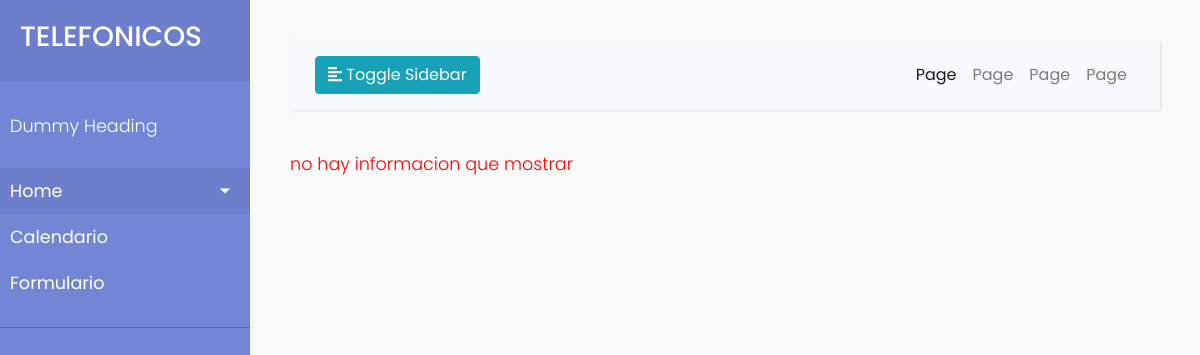
Before: /here/usuarios/5 with the older database file.
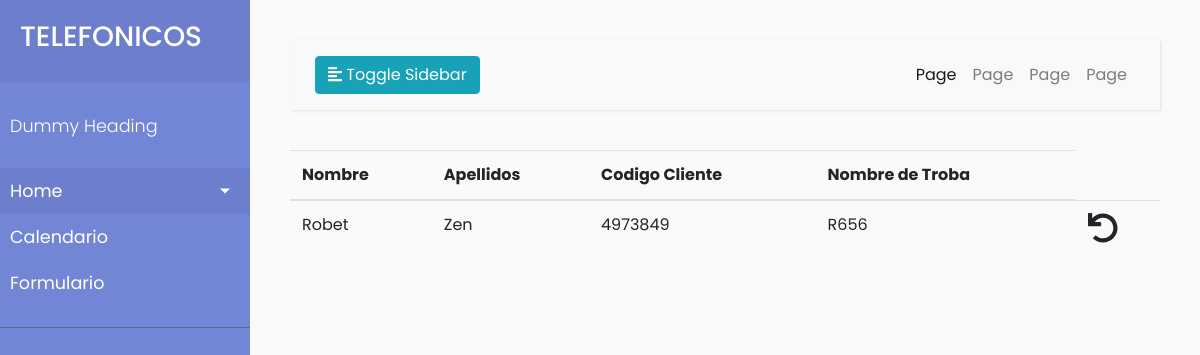
After: the same page with the newer database file.
### t_test/models.py (models this page shows, shortened)
class Usuario(models.Model):
    usuarioId=models.AutoField(primary_key=True)
    nombre=models.CharField(max_length=40)
    apellido=models.CharField(max_length=80)
    codigoCliente=models.IntegerField()
    troba=models.ForeignKey(Troba,on_delete=models.CASCADE)

class Troba(models.Model):
    trobaId=models.AutoField(primary_key=True)
    trobaNombre=models.CharField(max_length=20)
    nodo=models.ForeignKey(Nodo,on_delete=models.CASCADE)

### t_test/views.py (the view)
# urls.py: path('usuarios/<int:id>',views.usuarios,name='usuarios'),
def usuarios(request,id):
    listausuarios=Usuario.objects.filter(troba__trobaId=id)
    my_dict={'usuarioslist':listausuarios}
    return  render(request,'usuarios.html',context=my_dict)

### templates/usuarios.html
<!DOCTYPE html>
{% extends "base2.html" %}
{% block content %}
<div >
  {%if usuarioslist%}
    <table class="table table-hover table-stripped">
      <thead>
        <th>Nombre</th>
        <th>Apellidos </th>
        <th>Codigo Cliente</th>
        <th> Nombre de Troba</th>
      </thead>
    {%for u in usuarioslist%}
    <tr>
      <td>{{u.nombre}}</td>
      <td>{{u.apellido}}</td>
      <td>{{u.codigoCliente}}</td>
      <td>{{u.troba.trobaNombre}}</td>
      <td >
        <a  href="{% url 'index' %}"><i class='fas fa-undo' style='font-size:30px'></i></a>
      </td>
    </tr>
    {% endfor %}
  </table>
  {% else %}
  <p>no hay informacion que mostrar </p>
  {%endif%}
</div>
{% endblock %}

Changed rows visible on the page:
added Usuario: nombre "Robet", apellido "Zen", codigoCliente "4973849", troba.trobaNombre "R656"
Other visible differences:
text no longer shown: "no hay informacion que mostrar"
text now shown: "Nombre Apellidos Codigo Cliente Nombre de Troba"
